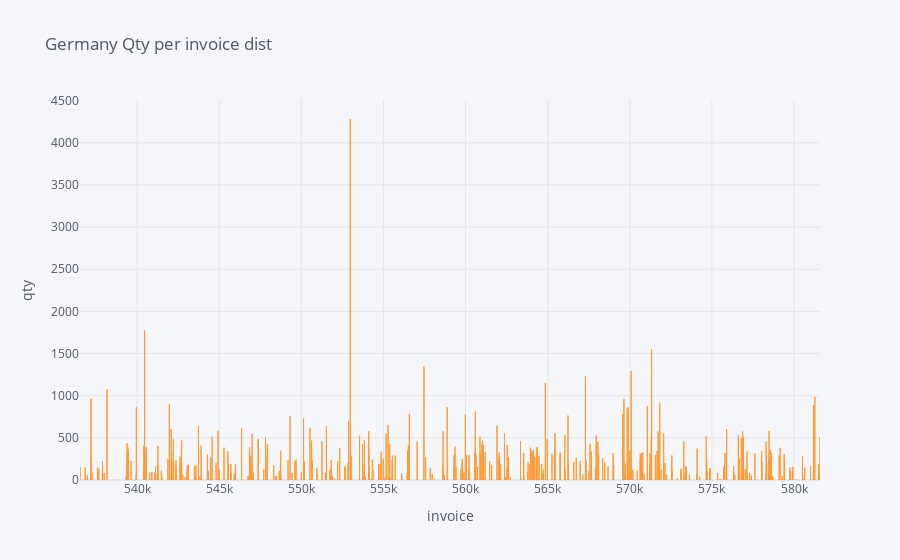

Notebook cell for this chart:
### Code cell
germany = data[data.Country == 'Germany'] 

germany = pd.pivot_table(germany, values=['Quantity'], index='InvoiceNo', aggfunc='sum')

germany.iplot(kind='bar', xTitle='invoice', yTitle='qty', 
           title='Germany Qty per invoice dist')

### Figure 1 — Plotly figure (JSON) as saved in the notebook; plotly's stock layout.template omitted (floating-point values rounded to 4 significant figures; data arrays with more than 128 entries replaced by an {"elided": "..."} marker saying what was removed)
{"data": [{"marker": {"color": "rgba(255, 153, 51, 0.6)", "line": {"color": "rgba(255, 153, 51, 1.0)", "width": 1}}, "name": "Quantity", "orientation": "v", "text": "", "type": "bar", "x": {"elided": "443 int values"}, "y": {"elided": "443 int values"}}], "layout": {"legend": {"bgcolor": "#F5F6F9", "font": {"color": "#4D5663"}}, "paper_bgcolor": "#F5F6F9", "plot_bgcolor": "#F5F6F9", "title": {"font": {"color": "#4D5663"}, "text": "Germany Qty per invoice dist"}, "xaxis": {"gridcolor": "#E1E5ED", "showgrid": true, "tickfont": {"color": "#4D5663"}, "title": {"font": {"color": "#4D5663"}, "text": "invoice"}, "zerolinecolor": "#E1E5ED"}, "yaxis": {"gridcolor": "#E1E5ED", "showgrid": true, "tickfont": {"color": "#4D5663"}, "title": {"font": {"color": "#4D5663"}, "text": "qty"}, "zerolinecolor": "#E1E5ED"}}}
